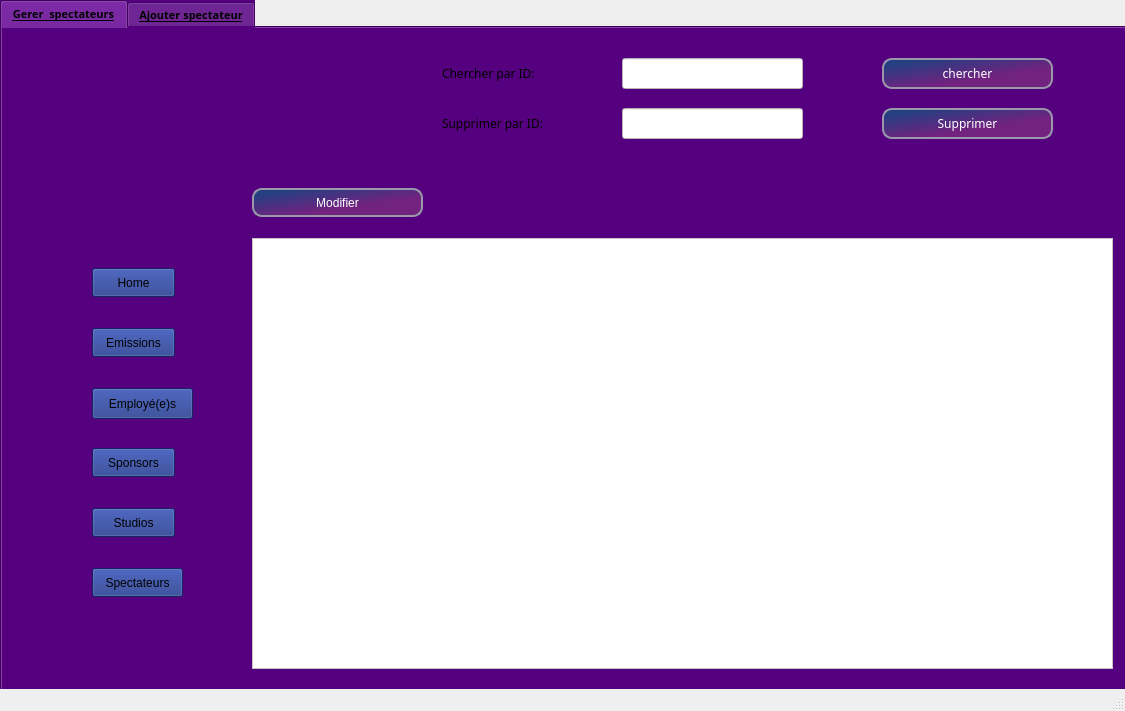
<?xml version="1.0" encoding="UTF-8"?>
<ui version="4.0">
 <class>MainWindow</class>
 <widget class="QMainWindow" name="MainWindow">
  <property name="geometry">
   <rect>
    <x>0</x>
    <y>0</y>
    <width>1125</width>
    <height>711</height>
   </rect>
  </property>
  <property name="windowTitle">
   <string>MainWindow</string>
  </property>
  <widget class="QWidget" name="centralwidget">
   <widget class="QTabWidget" name="Employer">
    <property name="enabled">
     <bool>true</bool>
    </property>
    <property name="geometry">
     <rect>
      <x>0</x>
      <y>0</y>
      <width>1311</width>
      <height>1071</height>
     </rect>
    </property>
    <property name="font">
     <font>
      <family>Adobe Fan Heiti Std</family>
      <pointsize>8</pointsize>
      <italic>false</italic>
      <bold>true</bold>
      <underline>true</underline>
     </font>
    </property>
    <property name="cursor">
     <cursorShape>ArrowCursor</cursorShape>
    </property>
    <property name="tabletTracking">
     <bool>false</bool>
    </property>
    <property name="autoFillBackground">
     <bool>false</bool>
    </property>
    <property name="styleSheet">
     <string notr="true">background-color: rgb(85, 0, 127);
</string>
    </property>
    <property name="currentIndex">
     <number>0</number>
    </property>
    <property name="documentMode">
     <bool>false</bool>
    </property>
    <property name="tabsClosable">
     <bool>false</bool>
    </property>
    <property name="movable">
     <bool>false</bool>
    </property>
    <property name="tabBarAutoHide">
     <bool>false</bool>
    </property>
    <widget class="QWidget" name="Gerer_2">
     <attribute name="title">
      <string>Gerer  spectateurs</string>
     </attribute>
     <widget class="QLabel" name="label_3">
      <property name="geometry">
       <rect>
        <x>440</x>
        <y>80</y>
        <width>171</width>
        <height>31</height>
       </rect>
      </property>
      <property name="font">
       <font>
        <family>8514oem</family>
        <pointsize>9</pointsize>
        <italic>false</italic>
        <bold>false</bold>
        <underline>false</underline>
       </font>
      </property>
      <property name="styleSheet">
       <string notr="true"/>
      </property>
      <property name="text">
       <string>Supprimer par ID:</string>
      </property>
     </widget>
     <widget class="QLineEdit" name="LineSupprimer_2">
      <property name="geometry">
       <rect>
        <x>620</x>
        <y>80</y>
        <width>181</width>
        <height>31</height>
       </rect>
      </property>
      <property name="styleSheet">
       <string notr="true">background-color: rgb(255, 255, 255);</string>
      </property>
     </widget>
     <widget class="QPushButton" name="BoutonSupprimer_2">
      <property name="geometry">
       <rect>
        <x>880</x>
        <y>80</y>
        <width>171</width>
        <height>31</height>
       </rect>
      </property>
      <property name="font">
       <font>
        <family>8514oem</family>
        <pointsize>9</pointsize>
        <italic>false</italic>
        <bold>false</bold>
        <underline>false</underline>
       </font>
      </property>
      <property name="styleSheet">
       <string notr="true">QPushButton{

   border-style: solid;
   border-width: 2px;
   border-color: #9999aa;
   border-radius: 10px;
   color: black;
	background-color : qlineargradient(spread:pad, x1:0.07, y1:0.159091, x2:0.552174, y2:0.705, stop:0 rgba(36, 63, 130, 1), stop:1 rgba(114, 34, 127, 1))
   
}
QPushButton:enabled {
      background-color:qlineargradient(spread:pad, x1:0.07, y1:0.159091, x2:0.552174, y2:0.705, stop:0 rgba(36, 63, 130, 1), stop:1 rgba(114, 34, 127, 1)) ;
      color: white;
}
 QPustButton:pressed{
    background-color:#c24e4e;
      color: white;
}
QPushButton:hover:!pressed{
     background-color: #c24e4e ;
      color: white;
}
 QPushButton:disabled{
     background-color: #c24e4e ;
      color: white;
}

</string>
      </property>
      <property name="text">
       <string>Supprimer</string>
      </property>
     </widget>
     <widget class="QLabel" name="label_4">
      <property name="geometry">
       <rect>
        <x>440</x>
        <y>30</y>
        <width>151</width>
        <height>31</height>
       </rect>
      </property>
      <property name="font">
       <font>
        <family>8514oem</family>
        <pointsize>9</pointsize>
        <italic>false</italic>
        <bold>false</bold>
        <underline>false</underline>
       </font>
      </property>
      <property name="styleSheet">
       <string notr="true"/>
      </property>
      <property name="text">
       <string>Chercher par ID:</string>
      </property>
     </widget>
     <widget class="QLineEdit" name="LineChercher_2">
      <property name="geometry">
       <rect>
        <x>620</x>
        <y>30</y>
        <width>181</width>
        <height>31</height>
       </rect>
      </property>
      <property name="styleSheet">
       <string notr="true">background-color: rgb(255, 255, 255);</string>
      </property>
     </widget>
     <widget class="QTableView" name="tableView_2">
      <property name="geometry">
       <rect>
        <x>250</x>
        <y>210</y>
        <width>861</width>
        <height>431</height>
       </rect>
      </property>
      <property name="styleSheet">
       <string notr="true">background-color: rgb(255, 255, 255);</string>
      </property>
     </widget>
     <widget class="QPushButton" name="pb_gotomodifier">
      <property name="geometry">
       <rect>
        <x>250</x>
        <y>160</y>
        <width>171</width>
        <height>29</height>
       </rect>
      </property>
      <property name="styleSheet">
       <string notr="true">QPushButton{

   border-style: solid;
   border-width: 2px;
   border-color: #9999aa;
   border-radius: 10px;
   color: black;
	background-color : qlineargradient(spread:pad, x1:0.07, y1:0.159091, x2:0.552174, y2:0.705, stop:0 rgba(36, 63, 130, 1), stop:1 rgba(114, 34, 127, 1))
   
}
QPushButton:enabled {
      background-color:qlineargradient(spread:pad, x1:0.07, y1:0.159091, x2:0.552174, y2:0.705, stop:0 rgba(36, 63, 130, 1), stop:1 rgba(114, 34, 127, 1)) ;
      color: white;
}
 QPustButton:pressed{
    background-color:#c24e4e;
      color: white;
}
QPushButton:hover:!pressed{
     background-color: #c24e4e ;
      color: white;
}
 QPushButton:disabled{
     background-color: #c24e4e ;
      color: white;
}

</string>
      </property>
      <property name="text">
       <string>Modifier</string>
      </property>
     </widget>
     <widget class="QPushButton" name="Boutonchercher">
      <property name="geometry">
       <rect>
        <x>880</x>
        <y>30</y>
        <width>171</width>
        <height>31</height>
       </rect>
      </property>
      <property name="font">
       <font>
        <family>8514oem</family>
        <pointsize>9</pointsize>
        <italic>false</italic>
        <bold>false</bold>
        <underline>false</underline>
       </font>
      </property>
      <property name="styleSheet">
       <string notr="true">QPushButton{

   border-style: solid;
   border-width: 2px;
   border-color: #9999aa;
   border-radius: 10px;
   color: black;
	background-color : qlineargradient(spread:pad, x1:0.07, y1:0.159091, x2:0.552174, y2:0.705, stop:0 rgba(36, 63, 130, 1), stop:1 rgba(114, 34, 127, 1))
   
}
QPushButton:enabled {
      background-color:qlineargradient(spread:pad, x1:0.07, y1:0.159091, x2:0.552174, y2:0.705, stop:0 rgba(36, 63, 130, 1), stop:1 rgba(114, 34, 127, 1)) ;
      color: white;
}
 QPustButton:pressed{
    background-color:#c24e4e;
      color: white;
}
QPushButton:hover:!pressed{
     background-color: #c24e4e ;
      color: white;
}
 QPushButton:disabled{
     background-color: #c24e4e ;
      color: white;
}

</string>
      </property>
      <property name="text">
       <string>chercher</string>
      </property>
     </widget>
     <widget class="QLabel" name="label_5">
      <property name="geometry">
       <rect>
        <x>-20</x>
        <y>-10</y>
        <width>251</width>
        <height>871</height>
       </rect>
      </property>
      <property name="text">
       <string/>
      </property>
      <property name="pixmap">
       <pixmap>../../../../Downloads/sidebar.png</pixmap>
      </property>
     </widget>
     <widget class="QPushButton" name="pushButton">
      <property name="geometry">
       <rect>
        <x>90</x>
        <y>240</y>
        <width>83</width>
        <height>29</height>
       </rect>
      </property>
      <property name="styleSheet">
       <string notr="true">background-color: rgb(29, 51, 135);</string>
      </property>
      <property name="text">
       <string>Home</string>
      </property>
     </widget>
     <widget class="QPushButton" name="pushButton_2">
      <property name="geometry">
       <rect>
        <x>90</x>
        <y>300</y>
        <width>83</width>
        <height>29</height>
       </rect>
      </property>
      <property name="styleSheet">
       <string notr="true">background-color: rgb(29, 51, 135);</string>
      </property>
      <property name="text">
       <string>Emissions</string>
      </property>
     </widget>
     <widget class="QPushButton" name="pushButton_3">
      <property name="geometry">
       <rect>
        <x>90</x>
        <y>360</y>
        <width>101</width>
        <height>31</height>
       </rect>
      </property>
      <property name="styleSheet">
       <string notr="true">background-color: rgb(29, 51, 135);</string>
      </property>
      <property name="text">
       <string>Employé(e)s</string>
      </property>
     </widget>
     <widget class="QPushButton" name="pushButton_4">
      <property name="geometry">
       <rect>
        <x>90</x>
        <y>420</y>
        <width>83</width>
        <height>29</height>
       </rect>
      </property>
      <property name="styleSheet">
       <string notr="true">background-color: rgb(29, 51, 135);</string>
      </property>
      <property name="text">
       <string>Sponsors</string>
      </property>
     </widget>
     <widget class="QPushButton" name="pushButton_5">
      <property name="geometry">
       <rect>
        <x>90</x>
        <y>480</y>
        <width>83</width>
        <height>29</height>
       </rect>
      </property>
      <property name="styleSheet">
       <string notr="true">background-color: rgb(29, 51, 135);</string>
      </property>
      <property name="text">
       <string>Studios</string>
      </property>
     </widget>
     <widget class="QPushButton" name="pushButton_6">
      <property name="geometry">
       <rect>
        <x>90</x>
        <y>540</y>
        <width>91</width>
        <height>29</height>
       </rect>
      </property>
      <property name="styleSheet">
       <string notr="true">background-color: rgb(29, 51, 135);</string>
      </property>
      <property name="text">
       <string>Spectateurs</string>
      </property>
     </widget>
    </widget>
    <widget class="QWidget" name="Ajouter_2">
     <attribute name="title">
      <string>Ajouter spectateur</string>
     </attribute>
     <widget class="QGroupBox" name="groupBox_2">
      <property name="geometry">
       <rect>
        <x>0</x>
        <y>0</y>
        <width>1121</width>
        <height>791</height>
       </rect>
      </property>
      <property name="font">
       <font>
        <family>Adobe Fan Heiti Std</family>
        <pointsize>8</pointsize>
        <italic>false</italic>
        <bold>true</bold>
        <underline>false</underline>
       </font>
      </property>
      <property name="tabletTracking">
       <bool>false</bool>
      </property>
      <property name="autoFillBackground">
       <bool>false</bool>
      </property>
      <property name="styleSheet">
       <string notr="true">background-color: rgb(85, 0, 127);</string>
      </property>
      <property name="title">
       <string>AJOUTER</string>
      </property>
      <property name="flat">
       <bool>false</bool>
      </property>
      <property name="checkable">
       <bool>false</bool>
      </property>
      <widget class="QPushButton" name="pb_ajouter_2">
       <property name="geometry">
        <rect>
         <x>430</x>
         <y>570</y>
         <width>241</width>
         <height>31</height>
        </rect>
       </property>
       <property name="font">
        <font>
         <family>8514oem</family>
         <pointsize>9</pointsize>
         <italic>false</italic>
         <bold>false</bold>
         <underline>false</underline>
        </font>
       </property>
       <property name="styleSheet">
        <string notr="true">QPushButton{
   border-style: solid;
   border-width: 2px;
   border-color: #9999aa;
   border-radius: 10px;
   color: black;
	background-color : qlineargradient(spread:pad, x1:0.07, y1:0.159091, x2:0.552174, y2:0.705, stop:0 rgba(36, 63, 130, 1), stop:1 rgba(114, 34, 127, 1))
   
}
QPushButton:enabled {
      background-color:qlineargradient(spread:pad, x1:0.07, y1:0.159091, x2:0.552174, y2:0.705, stop:0 rgba(36, 63, 130, 1), stop:1 rgba(114, 34, 127, 1)) ;
      color: white;
}
 QPushButton:pressed{
    background-color:#c24e4e;
      color: white;
}
QPushButton:hover:!pressed{
     background-color: #c24e4e ;
      color: white;
}
 QPushButton:disabled{
     background-color: #c24e4e ;
      color: white;
}

</string>
       </property>
       <property name="text">
        <string>AJOUTER</string>
       </property>
      </widget>
      <widget class="QPushButton" name="BoutonModifier_2">
       <property name="geometry">
        <rect>
         <x>430</x>
         <y>610</y>
         <width>241</width>
         <height>31</height>
        </rect>
       </property>
       <property name="font">
        <font>
         <family>8514oem</family>
        </font>
       </property>
       <property name="styleSheet">
        <string notr="true">QPushButton{
   border-style: solid;
   border-width: 2px;
   border-color: #9999aa;
   border-radius: 10px;
   color: black;
	background-color : qlineargradient(spread:pad, x1:0.07, y1:0.159091, x2:0.552174, y2:0.705, stop:0 rgba(254, 84, 0, 255), stop:1 rgba(255, 255, 255, 255))
   
}
QPushButton:enabled {
      background-color:qlineargradient(spread:pad, x1:0.07, y1:0.159091, x2:0.552174, y2:0.705, stop:0 rgba(36, 63, 130, 1), stop:1 rgba(114, 34, 127, 1)) ;
      color: white;
}
 QPustButton:pressed{
    background-color:#c24e4e;
      color: white;
}
QPushButton:hover:!pressed{
     background-color: #c24e4e ;
      color: white;
}
 QPushButton:disabled{
     background-color: #c24e4e ;
      color: white;
}

</string>
       </property>
       <property name="text">
        <string>MODIFIER</string>
       </property>
      </widget>
      <widget class="QWidget" name="layoutWidget_2">
       <property name="geometry">
        <rect>
         <x>380</x>
         <y>110</y>
         <width>341</width>
         <height>451</height>
        </rect>
       </property>
       <layout class="QVBoxLayout" name="verticalLayout_2">
        <item>
         <widget class="QLabel" name="ID_2">
          <property name="font">
           <font>
            <family>Arial</family>
            <pointsize>10</pointsize>
            <italic>true</italic>
            <bold>false</bold>
            <underline>false</underline>
           </font>
          </property>
          <property name="styleSheet">
           <string notr="true">background-color: rgb(255, 255, 255);
color: rgb(0, 0, 0);</string>
          </property>
          <property name="text">
           <string>ID:</string>
          </property>
         </widget>
        </item>
        <item>
         <widget class="QLineEdit" name="le_id_2">
          <property name="styleSheet">
           <string notr="true">background-color: rgb(255, 255, 255);</string>
          </property>
         </widget>
        </item>
        <item>
         <widget class="QLabel" name="Nom_2">
          <property name="font">
           <font>
            <family>Arial</family>
            <pointsize>10</pointsize>
            <italic>true</italic>
            <bold>false</bold>
            <underline>false</underline>
           </font>
          </property>
          <property name="styleSheet">
           <string notr="true">background-color: rgb(255, 255, 255);
color: rgb(0, 0, 0);</string>
          </property>
          <property name="text">
           <string>NOM:</string>
          </property>
         </widget>
        </item>
        <item>
         <widget class="QLineEdit" name="le_nom_2">
          <property name="styleSheet">
           <string notr="true">background-color: rgb(255, 255, 255);</string>
          </property>
         </widget>
        </item>
        <item>
         <widget class="QLabel" name="label_10">
          <property name="font">
           <font>
            <family>Arial</family>
            <pointsize>10</pointsize>
            <italic>true</italic>
            <bold>false</bold>
            <underline>false</underline>
           </font>
          </property>
          <property name="styleSheet">
           <string notr="true">background-color: rgb(255, 255, 255);
color: rgb(0, 0, 0);</string>
          </property>
          <property name="text">
           <string>PRENOM:</string>
          </property>
         </widget>
        </item>
        <item>
         <widget class="QLineEdit" name="le_prenom_2">
          <property name="styleSheet">
           <string notr="true">background-color: rgb(255, 255, 255);</string>
          </property>
         </widget>
        </item>
        <item>
         <widget class="QLabel" name="label_11">
          <property name="font">
           <font>
            <family>Arial</family>
            <pointsize>10</pointsize>
            <italic>true</italic>
            <bold>false</bold>
            <underline>false</underline>
           </font>
          </property>
          <property name="styleSheet">
           <string notr="true">background-color: rgb(255, 255, 255);
color: rgb(0, 0, 0);</string>
          </property>
          <property name="text">
           <string>ADRESSE MAIL:</string>
          </property>
         </widget>
        </item>
        <item>
         <widget class="QLineEdit" name="le_mail_2">
          <property name="styleSheet">
           <string notr="true">background-color: rgb(255, 255, 255);</string>
          </property>
         </widget>
        </item>
        <item>
         <widget class="QLabel" name="label_12">
          <property name="font">
           <font>
            <family>Arial</family>
            <pointsize>10</pointsize>
            <italic>true</italic>
            <bold>false</bold>
            <underline>false</underline>
           </font>
          </property>
          <property name="styleSheet">
           <string notr="true">background-color: rgb(255, 255, 255);
color: rgb(0, 0, 0);</string>
          </property>
          <property name="text">
           <string>ADRESSE:</string>
          </property>
         </widget>
        </item>
        <item>
         <widget class="QLineEdit" name="le_adresse_2">
          <property name="styleSheet">
           <string notr="true">background-color: rgb(255, 255, 255);</string>
          </property>
         </widget>
        </item>
        <item>
         <widget class="QLabel" name="label_13">
          <property name="font">
           <font>
            <family>Arial</family>
            <pointsize>10</pointsize>
            <italic>true</italic>
            <bold>false</bold>
            <underline>false</underline>
           </font>
          </property>
          <property name="styleSheet">
           <string notr="true">background-color: rgb(255, 255, 255);
color: rgb(0, 0, 0);</string>
          </property>
          <property name="text">
           <string>NUM TELEPHONE:</string>
          </property>
         </widget>
        </item>
        <item>
         <widget class="QLineEdit" name="le_num_2">
          <property name="styleSheet">
           <string notr="true">background-color: rgb(255, 255, 255);</string>
          </property>
         </widget>
        </item>
        <item>
         <widget class="QLabel" name="label_14">
          <property name="font">
           <font>
            <family>Arial</family>
            <pointsize>10</pointsize>
            <italic>true</italic>
            <bold>false</bold>
            <underline>false</underline>
           </font>
          </property>
          <property name="styleSheet">
           <string notr="true">background-color: rgb(255, 255, 255);
color: rgb(0, 0, 0);</string>
          </property>
          <property name="text">
           <string>AGE:</string>
          </property>
         </widget>
        </item>
        <item>
         <widget class="QLineEdit" name="age">
          <property name="styleSheet">
           <string notr="true">background-color: rgb(255, 255, 255);</string>
          </property>
         </widget>
        </item>
       </layout>
      </widget>
      <widget class="QLabel" name="label">
       <property name="geometry">
        <rect>
         <x>350</x>
         <y>30</y>
         <width>391</width>
         <height>621</height>
        </rect>
       </property>
       <property name="text">
        <string/>
       </property>
       <property name="pixmap">
        <pixmap>../../../../Downloads/Card.png</pixmap>
       </property>
      </widget>
      <widget class="QLabel" name="label_2">
       <property name="geometry">
        <rect>
         <x>360</x>
         <y>0</y>
         <width>381</width>
         <height>71</height>
        </rect>
       </property>
       <property name="styleSheet">
        <string notr="true">background-color: rgb(255, 255, 255);</string>
       </property>
       <property name="text">
        <string/>
       </property>
       <property name="pixmap">
        <pixmap>../../../../Downloads/Tv_tally_mtarfeskhir 1.png</pixmap>
       </property>
      </widget>
      <zorder>label</zorder>
      <zorder>pb_ajouter_2</zorder>
      <zorder>BoutonModifier_2</zorder>
      <zorder>layoutWidget_2</zorder>
      <zorder>label_2</zorder>
     </widget>
    </widget>
   </widget>
  </widget>
  <widget class="QStatusBar" name="statusbar"/>
 </widget>
 <resources/>
 <connections/>
</ui>
